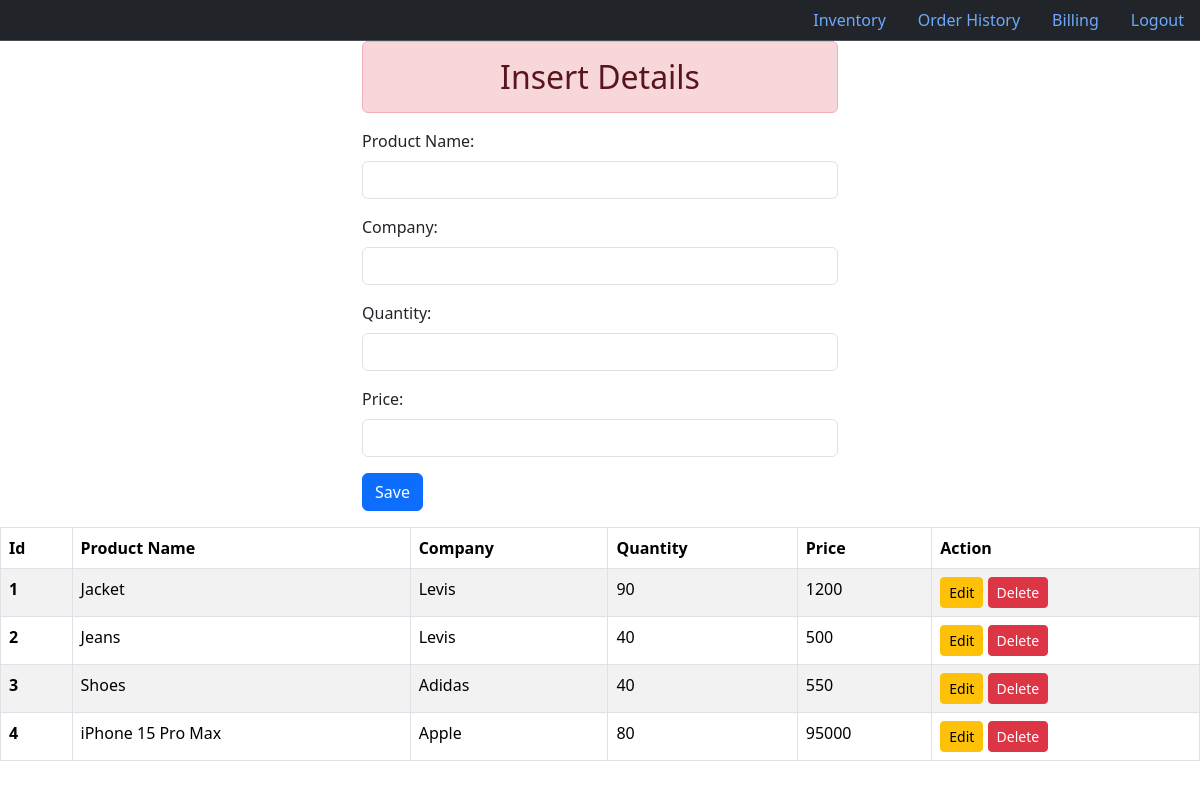
Screenshot of /inventory/ with the database file from the repository.
### inventory/models.py (models this page shows)
class Inventory(models.Model):
    product_name = models.CharField(max_length=50)
    company = models.CharField(max_length=50)
    quantity = models.CharField(max_length=50)
    price = models.CharField(max_length=50)

### Invoice_App/views.py (the view)
# urls.py: path('inventory/', views.inventory,name='inventory'),
def inventory(request):
    if request.method == "POST":
        product_name = request.POST.get('product_name')
        company = request.POST.get('company')
        quantity = request.POST.get('quantity')
        price = request.POST.get('price')
        my_data = Inventory(product_name=product_name, company=company, quantity=quantity, price=price)
        my_data.save()
        messages.success(request, "Successfully saved")
        return redirect('inventory')
    else:
        invent = Inventory.objects.all()
    return render(request, 'inventory.html', {'invs': invent})

### Invoice_App/templates/inventory.html (shortened to what this page needs)
<!doctype html>
<html lang="en">
<head>
    <link href="https://cdn.jsdelivr.net/npm/bootstrap@5.3.2/dist/css/bootstrap.min.css" rel="stylesheet"
>
</head>
<body>
    <ul class="nav justify-content-end bg-dark border-bottom border-body" data-bs-theme="dark">
        <li class="nav-item">
            <a class="nav-link" href="#">Inventory</a>
        </li>
        <li class="nav-item">
            <a class="nav-link" href="/orderhistory/">Order History</a>
        </li>
        <li class="nav-item">
            <a class="nav-link" href="/billing/">Billing</a>
        </li>
        <li class="nav-item">
            <a class="nav-link" href="/">Logout</a>
        </li>
    </ul>
    <form method="post" >
        <div class="container col-sm-5">
            <h2 class="text-center alert alert-danger">Insert Details</h2>
            {% block content %}
            <div class="mb-3">
                <label for="formGroupExampleInput" class="form-label">Product Name:</label>
                <input type="text" class="form-control" id="formGroupExampleInput" name="product_name" required>
            </div>
            <div class="mb-3">
                <label for="formGroupExampleInput2" class="form-label">Company:</label>
                <input type="text" class="form-control" id="formGroupExampleInput2" name="company" required>
            </div>
            <div class="mb-3">
                <label for="formGroupExampleInput" class="form-label">Quantity:</label>
                <input type="text" class="form-control" id="formGroupExampleInput" name="quantity" required>
            </div>
            <div class="mb-3">
                <label for="formGroupExampleInput2" class="form-label">Price:</label>
                <input type="text" class="form-control" id="formGroupExampleInput2" name="price" required>
            </div>
            <div class="mb-3">
                <input class="btn btn-primary " type="submit" value="Save" >
            </div>
            {% endblock content%}
        </div>
    </form>
    <div class="col">
        {% if invs %}
        <div class="content-section">
            <table class="table table-striped table-bordered table-hover">
                <thead class="thead-dark">
                    <tr>
                        <th scope="col">Id</th>
                        <th scope="col">Product Name</th>
                        <th scope="col">Company</th>
                        <th scope="col">Quantity</th>
                        <th scope="col">Price</th>
                        <th scope="col">Action</th>
                    </tr>
                </thead>
                <tbody>
                    {% for inv in invs %}
                    <tr>
                        <th scope="row">{{forloop.counter}}</th>
                        <td>{{inv.product_name}}</td>
                        <td>{{inv.company}}</td>
                        <td>{{inv.quantity}}</td>
                        <td>{{inv.price}}</td>
                        <td>
                            <a href="{% url 'updatedata' inv.id %}" class="btn btn-warning btn-sm">Edit</a>
                            <form action="{% url 'deletedata' inv.id %}" method="post" class="d-inline">
                            <input type="submit" class="btn btn-danger btn-sm" value="Delete">
                            </form>
                        </td>
                    </tr>
                    {% endfor %}
                </tbody>
            </table>
        </div>
        {% else %}
        <h4 class="text-center alert alert-warning">No Records</h4>
        {% endif %}
    </div>
</body>
</html>

### rows the page displays
Inventory: product_name "Jacket", company "Levis", quantity "90", price "1200"
Inventory: product_name "Jeans", company "Levis", quantity "40", price "500"
Inventory: product_name "Shoes", company "Adidas", quantity "40", price "550"
Inventory: product_name "iPhone 15 Pro Max", company "Apple", quantity "80", price "95000"
